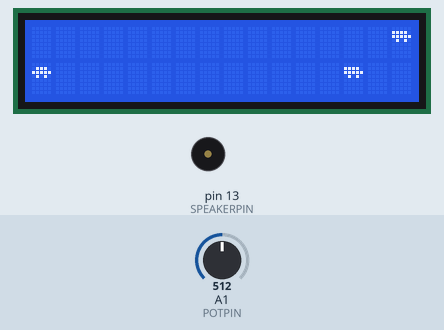
Simulated run of this sketch. Board: Arduino Uno, built with avr-gcc and run on an emulated ATmega328P. Parts: 16×2 character LCD, buzzer (waves = sounding, pin HIGH). The inputs (shaded band) are chosen by the test bench; at power-on: A1 (POTPIN) = 512. Random numbers use the default seed unless the sketch sets one.

Above: at 3.3 s.
3.4 s: A1 (POTPIN) set to 495
At 3.68 s:
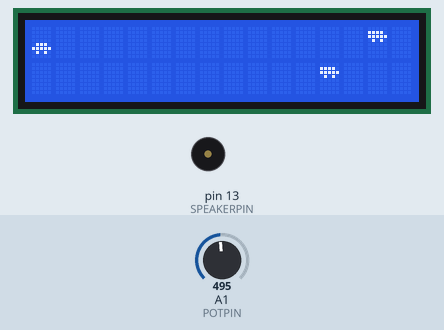
At 4.33 s:
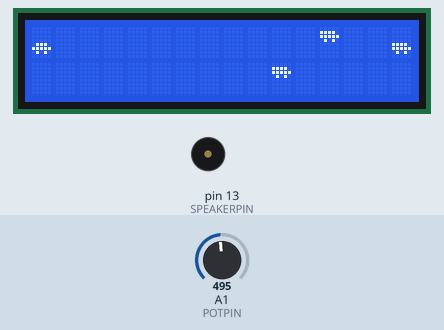
5.9 s: A1 (POTPIN) set to 716
At 8.3 s:
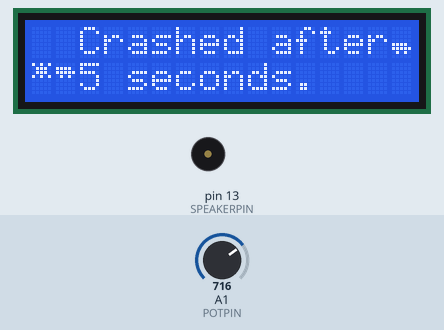
Timing chart, 0 to 9.8 s (numbered marks = the images above; inputs shaded):
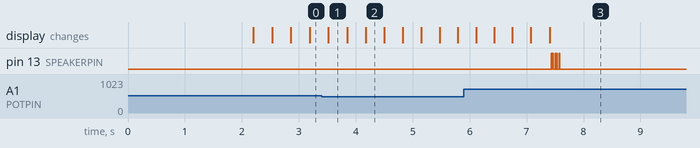

Measured:
- the behaviour switches between 512 and 511 on A1 (POTPIN) (found by bisection; images 0 and 1)
- by itself, pin 13 (SPEAKERPIN): alternates HIGH for 0.01 s and LOW for 0.03 s, 10 changes in all, then stays LOW

The sketch:

cars_lcd.ino
```cpp
/* Simple Car game for a 16x2 LCD display
   You can use any Hitachi HD44780 compatible LCD.
   Wiring explained at http://www.arduino.cc/en/Tutorial/LiquidCrystal
   (I used theLCD Electronic Brick on bus 1:
     rs on pin 2, rw on pin 3, enable on pin 4,
     data on pins 5,6,7,8)
   There's also a "steering wheel" potentiometer on analog input 1,
   and a Piezo speaker on pin 9 (PWM).

   Enjoy,
   @TheRealDod, Nov 25, 2010
*/
#include <Wire.h>
#include <LiquidCrystal_I2C.h>
// LiquidCrystal display
// You can use any Hitachi HD44780 compatible. Wiring explained at
// http://www.arduino.cc/en/Tutorial/LiquidCrystal
//LiquidCrystal lcd(2, 3, 4, 5, 6, 7, 8);
LiquidCrystal_I2C lcd(0x27, 2, 1, 0, 4, 5, 6, 7, 3, POSITIVE);

// Steering wheel potentiometer
const int POTPIN = 1;
const int MAXPOT = 500; // no need to turn the wheel all the way to 1023 :)

// Piezo speaker
const int SPEAKERPIN = 13;

const int RANDSEEDPIN = 0; // an analog pin that isn't connected to anything

const int MAXSTEPDURATION = 300; // Start slowly, each step is 1 millisec shorter.
const int MINSTEPDURATION = 150; // This is as fast as it gets

const int NGLYPHS = 6;
// the glyphs will be defined starting from 1 (not 0),
// to enable lcd.print() of null-terminated strings
byte glyphs[NGLYPHS][8] = {
  // 1: car up
  { B00000,
    B01110,
    B11111,
    B01010,
    B00000,
    B00000,
    B00000,
    B00000}
  // 2: car down
  ,{B00000,
    B00000,
    B00000,
    B00000,
    B01110,
    B11111,
    B01010,
    B00000}
  // 3: truck up
  ,{B00000,
    B11110,
    B11111,
    B01010,
    B00000,
    B00000,
    B00000,
    B00000}
  // 4: truck down
  ,{B00000,
    B00000,
    B00000,
    B00000,
    B11110,
    B11111,
    B01010,
    B00000}
  // 5: crash up
  ,{B10101,
    B01110,
    B01110,
    B10101,
    B00000,
    B00000,
    B00000,
    B00000}
  // 6: crash down
  ,{B00000,
    B00000,
    B00000,
    B10101,
    B01110,
    B01110,
    B10101,
    B00000}
};

const int NCARPOSITIONS = 4;

// Each position is mapped to a column of 2 glyphs
// Used to make sense when I had a 5th position
// where car or crash was drawn as 2 glyphs
// (can't do that since 0 terminates strings),
// so it's kinda silly now, but it ain't broke :)
const char BLANK=32;
char car2glyphs[NCARPOSITIONS][2] = {
  {1,BLANK},{2,BLANK},{BLANK,1},{BLANK,2}
};
char truck2glyphs[NCARPOSITIONS][2] = {
  {3,BLANK},{4,BLANK},{BLANK,3},{BLANK,4}
};
char crash2glyphs[NCARPOSITIONS][2] = {
  {5,BLANK},{6,BLANK},{BLANK,5},{BLANK,6}
};

const int ROADLEN = 15; // LCD width (not counting our car)
int road[ROADLEN]; // positions of other cars
char line_buff[2+ROADLEN]; // aux string for drawRoad()
int road_index;
int car_pos;
// Off-the-grid position means empty column, so MAXROADPOS
// determines the probability of a car in a column
// e.g. 3*NCARPOSITIONS gives p=1/3
const int MAXROADPOS = 3*NCARPOSITIONS;
int step_duration;

int crash; // true if crashed
unsigned int crashtime; // millis() when crashed
const int CRASHSOUNDDURATION = 250;

const char *INTRO1="Trucks ahead,";
const char *INTRO2="Drive carefully";
const int INTRODELAY = 2000;

void setup()
{
  crash = crashtime = road_index = 0;
  step_duration = MAXSTEPDURATION;
  line_buff[1+ROADLEN] = '\0'; // null terminate it
  randomSeed(analogRead(RANDSEEDPIN));
  for (int i=0; i<NGLYPHS; i++) {
    lcd.createChar(i+1,glyphs[i]);
  }
  for (int i=0; i<ROADLEN; i++) {
    road[i]=-1;
  }
  pinMode(SPEAKERPIN,OUTPUT);
  analogWrite(SPEAKERPIN,0); // to be on the safe side
  lcd.begin(16,2);
  getSteeringWheel();
  drawRoad();
  lcd.setCursor(1,0);
  lcd.print(INTRO1);
  lcd.setCursor(1,1);
  lcd.print(INTRO2);
  delay(INTRODELAY);
}

void loop() {
  unsigned long now = millis()-INTRODELAY;
  if (!crash) {
    getSteeringWheel();
    crash = (car_pos==road[road_index]);
  }
  if (crash) {
    if (!crashtime) {
      crashtime=now;
      drawRoad();
      // Game over text
      // (keep first 2 "crash" columns intact)
      lcd.setCursor(2,0);
      lcd.print("Crashed after");
      lcd.setCursor(2,1);
      lcd.print(now/1000);
      lcd.print(" seconds.");
    }
    if ((now-crashtime)<CRASHSOUNDDURATION) {
      analogWrite(SPEAKERPIN,random(255)); // white noise
    }
    else {
      analogWrite(SPEAKERPIN,0); // dramatic post-crush silence :)
    }
    delay(10); // Wait a bit between writes
  }
  else {

    int prev_pos = road[(road_index-1)%ROADLEN];
    int this_pos = random(MAXROADPOS);
    while (abs(this_pos-prev_pos)<2) { // don't jam the road
      this_pos = random(MAXROADPOS);
    }
    road[road_index] = this_pos;
    road_index = (road_index+1)%ROADLEN;
    drawRoad();
    delay(step_duration);
    if (step_duration>MINSTEPDURATION) {
      step_duration--; // go faster
    }
  }
}
void getSteeringWheel() {
  car_pos = map(analogRead(POTPIN),0,1024,0,NCARPOSITIONS);
}

void drawRoad() {
  for (int i=0; i<2; i++) {
    if (crash) {
      line_buff[0]=crash2glyphs[car_pos][i];
    }
    else {
      line_buff[0]=car2glyphs[car_pos][i];
    }
    for (int j=0; j<ROADLEN; j++) {
      int pos = road[(j+road_index)%ROADLEN];
      line_buff[j+1] = pos>=0 && pos<NCARPOSITIONS ? truck2glyphs[pos][i] : BLANK;
    }
    lcd.setCursor(0,i);
    lcd.print(line_buff);
  }
}
```
